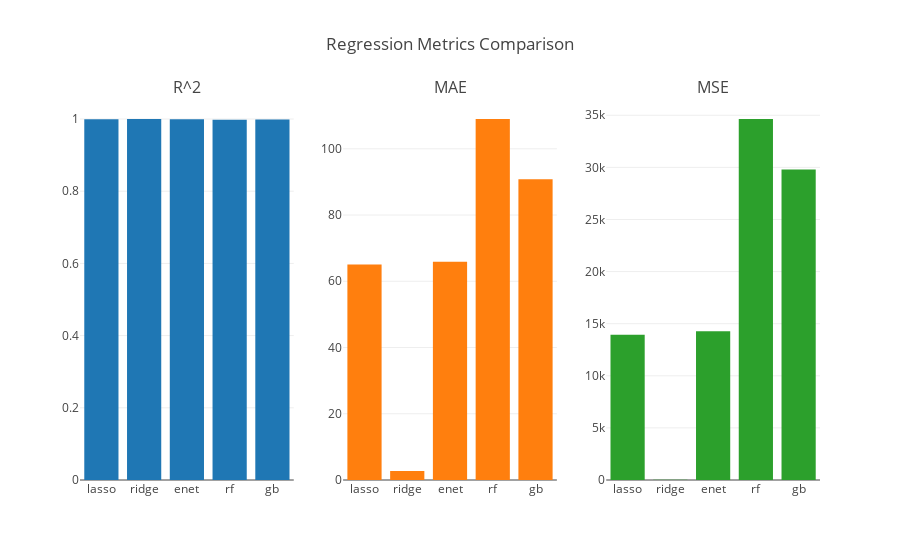

Notebook cell for this chart:
### Markdown cell above
**Let's compare the $R^{2}$, MAE, and MSE values for each the fitted models via bar charts. This will allow us to easily compare each model's performance.**

### Code cell
account = pd.DataFrame(account)

fig = tools.make_subplots(rows=1, cols=3, subplot_titles=('R^2', 'MAE', 'MSE'))

t0 = g_obj.Bar(x=account['name'], y=account['R^2'], name='R^2')
fig.append_trace(t0, 1, 1)

t1 = g_obj.Bar(x=account['name'], y=account['MAE'], name='MAE')
fig.append_trace(t1, 1, 2)

t2 = g_obj.Bar(x=account['name'], y=account['MSE'], name='MSE')
fig.append_trace(t2, 1, 3)

fig['layout'].update(title='Regression Metrics Comparison')
fig['layout'].update(showlegend=False)

py.iplot(fig, filename='regression-metrics-comparison')

### Figure 1 — Plotly figure (JSON) as saved in the notebook; plotly's stock layout.template omitted (floating-point values rounded to 4 significant figures)
{"data": [{"name": "R^2", "type": "bar", "x": ["lasso", "ridge", "enet", "rf", "gb"], "xaxis": "x1", "y": [0.9992, 1.0, 0.9992, 0.998, 0.9983], "yaxis": "y1"}, {"name": "MAE", "type": "bar", "x": ["lasso", "ridge", "enet", "rf", "gb"], "xaxis": "x2", "y": [65.03, 2.733, 65.93, 109.0, 90.83], "yaxis": "y2"}, {"name": "MSE", "type": "bar", "x": ["lasso", "ridge", "enet", "rf", "gb"], "xaxis": "x3", "y": [13930.0, 23.62, 14290.0, 34640.0, 29810.0], "yaxis": "y3"}], "layout": {"annotations": [{"font": {"size": 16}, "showarrow": false, "text": "R^2", "x": 0.1444, "xanchor": "center", "xref": "paper", "y": 1, "yanchor": "bottom", "yref": "paper"}, {"font": {"size": 16}, "showarrow": false, "text": "MAE", "x": 0.5, "xanchor": "center", "xref": "paper", "y": 1, "yanchor": "bottom", "yref": "paper"}, {"font": {"size": 16}, "showarrow": false, "text": "MSE", "x": 0.8556, "xanchor": "center", "xref": "paper", "y": 1, "yanchor": "bottom", "yref": "paper"}], "showlegend": false, "title": "Regression Metrics Comparison", "xaxis1": {"anchor": "y1", "domain": [0, 0.2889]}, "xaxis2": {"anchor": "y2", "domain": [0.3556, 0.6444]}, "xaxis3": {"anchor": "y3", "domain": [0.7111, 1]}, "yaxis1": {"anchor": "x1", "domain": [0, 1]}, "yaxis2": {"anchor": "x2", "domain": [0, 1]}, "yaxis3": {"anchor": "x3", "domain": [0, 1]}}}
